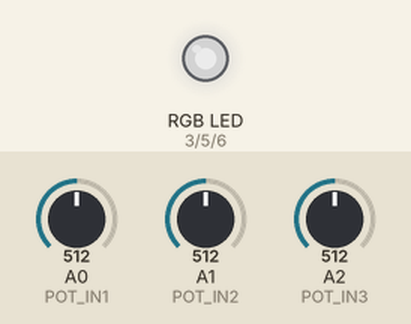
A sketch run on a simulated Arduino Uno, built with avr-gcc and run on an emulated ATmega328P. Parts: an RGB LED mixed from three pins (HIGH = lit). The inputs (shaded band) are chosen by the test bench; at power-on: A0 (POT_IN1) = 512, A1 (POT_IN2) = 512, A2 (POT_IN3) = 512. Dim RGB values are drawn brighter than linear.

Above: at 1.2 s.
1.3 s: A0 (POT_IN1) set to 716
At 2.4 s:
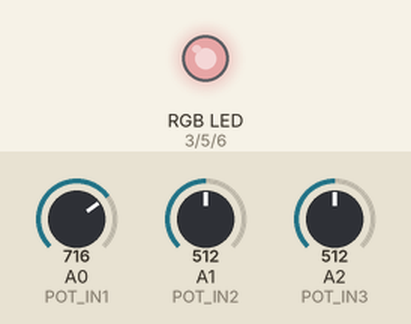
2.8 s: A1 (POT_IN2) set to 716
At 3.6 s:
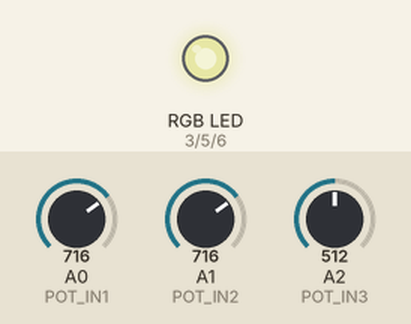
4.3 s: A2 (POT_IN3) set to 716
At 4.7 s:
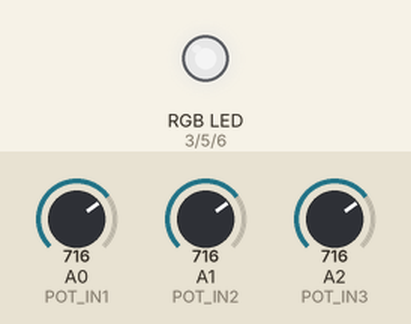
5.8 s: A0 (POT_IN1) set to 900
At 7.0 s:
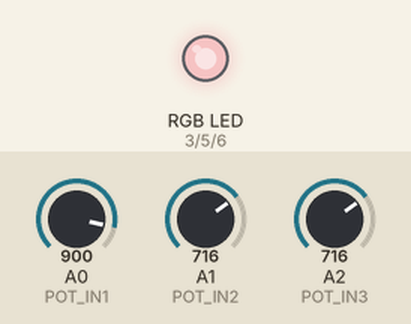
7.3 s: A1 (POT_IN2) set to 900
At 8.2 s:
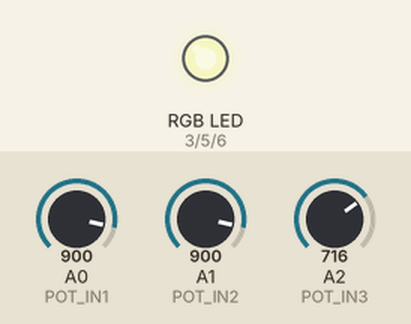
8.8 s: A2 (POT_IN3) set to 900
At 9.3 s:
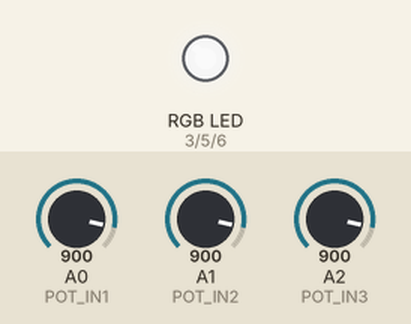
Timing chart, 0 to 11.3 s (numbered marks = the images above; inputs shaded):
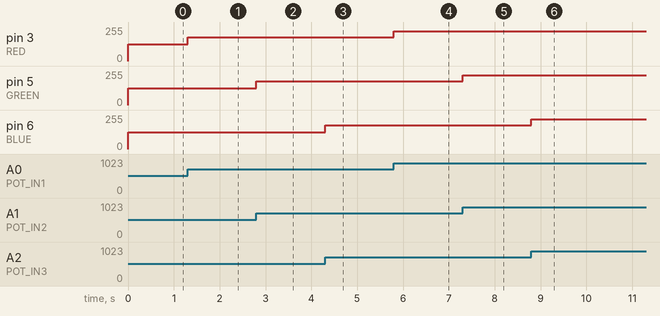

The sketch:

Led_Strip_Mosfet.ino
```cpp
/*
 *simple Arduino-code to control your led-strip
 *you can easily change each color individually via potentiomenters
 *an amplifier, such as MOSFETs, is necessary => more details in the circuit-digram
 *Which electrical components do you need?
 *1 Arduino (nano or uno works with this code)
 *1 LM7805 voltage regulator
 *3 IRFZ44N n-channel mosfets
 *3 potentionmeters (anything between 10k to 50k works)
 *3 (tiny) resistors with a resistance between 10k to 15k and 1/4W at least
 * your 12V led-strip and your 12V power supply
 *some soldering skills :)
 */
#define POT_IN1 A0
#define POT_IN2 A1
#define POT_IN3 A2

#define RED 3
#define GREEN 5
#define BLUE 6

int red = 0;
int green = 0;
int blue = 0;

void setup() {
pinMode(POT_IN1, INPUT);
pinMode(POT_IN2, INPUT);
pinMode(POT_IN3, INPUT);

pinMode(RED, OUTPUT);
pinMode(GREEN, OUTPUT);
pinMode(BLUE, OUTPUT);

analogWrite(RED, red);
analogWrite(GREEN, green);
analogWrite(BLUE, blue);
}

void loop() {

 red = map(analogRead(POT_IN1), 0, 1023, 0, 255);
 green = map(analogRead(POT_IN2), 0, 1023, 0, 255);
 blue = map(analogRead(POT_IN3), 0, 1023, 0, 255);

 analogWrite(RED, red);
 analogWrite(GREEN, green);
 analogWrite(BLUE, blue);


}
```

Measured:
- after the input at 1.3 s, pin 3 (RED): 127/255 → 178/255 at once
- after the input at 2.8 s, pin 5 (GREEN): 127/255 → 178/255 at once
- after the input at 4.3 s, pin 6 (BLUE): 127/255 → 178/255 at once
- after the input at 5.8 s, pin 3 (RED): 178/255 → 224/255 at once
- after the input at 7.3 s, pin 5 (GREEN): 178/255 → 224/255 at once
- after the input at 8.8 s, pin 6 (BLUE): 178/255 → 224/255 at once
